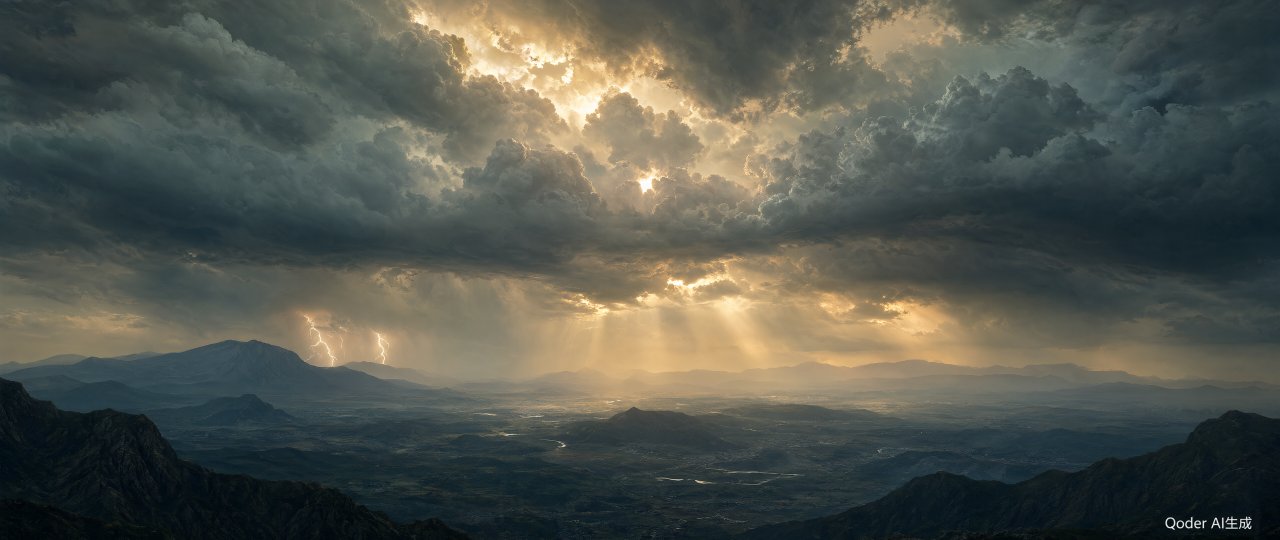
#> input picture vibe_images/archive/backgrounds/bg-sky_1792657606261_b80318bd.png, 2560 x 1080 px (shown at 1/2 size)
$ python build-backgrounds.py
#> lines starting #> are read from the running program, lines starting #| are printed output that depends on the picture
### scripts/bgkit.py
"""Turn a generated 21:9 panorama into a seamless 16:9 parallax layer.

Shared by build-backgrounds.py (the default industrial backdrop) and
build-scenes.py (the per-stage variants), so the keying and tiling rules stay
identical across every layer the game loads.

Layers are painted on a light backdrop, so alpha comes from a luma key: pixels
near the backdrop brightness go transparent, dark structure stays opaque, and
saturated pixels are rescued so warm lamps survive. The sky layer is opaque.

Tiling: the right edge fades into a mirrored copy of the left edge, ending with
both boundary columns on the same pixel, so the tile repeats without a hard
seam. The fade band is the only ghosted area.
"""

from PIL import Image, ImageChops

W, H = 1920, 1080


def clamp(v, lo=0, hi=255):
    return max(lo, min(hi, int(round(v))))


def fit(im: Image.Image, offset=None, size=(W, H)) -> Image.Image:
    """Crop the 21:9 source to 16:9; a custom offset also drops the corner mark."""
#> called with offset = 320, size = (1920, 1080)
    w, h = size
#> w = 1920; h = 1080
    im = im.convert('RGB')
    im = im.resize((round(im.width * h / im.height), h), Image.LANCZOS)
    left = (im.width - w) // 2 if offset is None else min(max(0, offset), im.width - w)
#> left = 320
    return im.crop((left, 0, left + w, h))
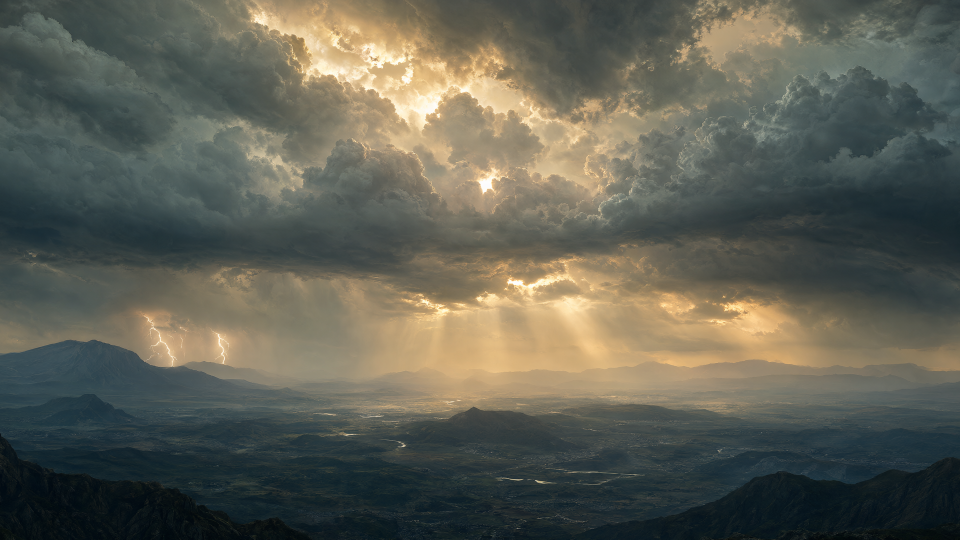
#> returned value: PIL image 1920x1080 RGB (shown at 1/2 size); mean R, G, B 95.3, 96, 84.8


def key_white(im: Image.Image, clear: int, solid: int) -> Image.Image:
    """Alpha from how far a pixel sits below the painted backdrop near-white."""
    r, g, b = im.split()
    minc = ImageChops.darker(ImageChops.darker(r, g), b)
    maxc = ImageChops.lighter(ImageChops.lighter(r, g), b)
    spread = ImageChops.subtract(maxc, minc)

    span = max(1, clear - solid)
    luma = minc.point(lambda v: 0 if v >= clear else (255 if v <= solid else clamp((clear - v) * 255 / span)))
    colour = spread.point(lambda v: 0 if v <= 30 else (255 if v >= 72 else clamp((v - 30) * 255 / 42)))
    alpha = ImageChops.lighter(luma, colour).point(lambda v: 0 if v < 14 else v)

    out = im.copy()
    out.putalpha(alpha)
    return out


# [13 lines left out: function auto_key, not called in this run]


def wrap(im: Image.Image, band: int, size=(W, H)) -> Image.Image:
    """Make the layer tile horizontally."""
#> called with band = 120, size = (1920, 1080)
    w, h = size
    im = im.convert('RGBA')
#> im: PIL image 1920x1080 RGBA
    left = im.crop((0, 0, band, h)).transpose(Image.FLIP_LEFT_RIGHT)
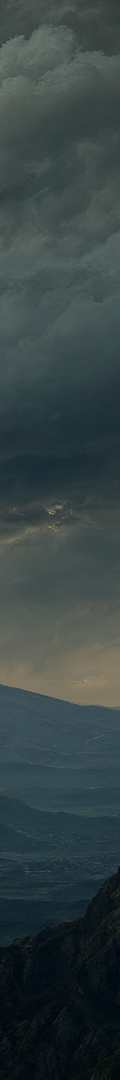
#> left: PIL image 120x1080 RGBA; mean R, G, B, A 54, 67.1, 68, 255
    right = im.crop((w - band, 0, w, h))
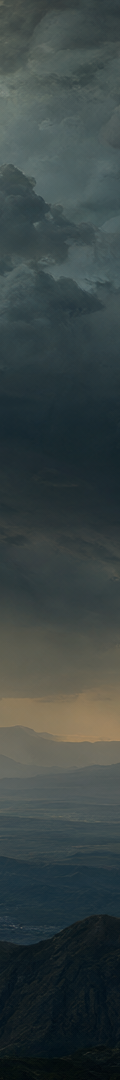
#> right: PIL image 120x1080 RGBA; mean R, G, B, A 57.3, 68, 67.8, 255

    ramp = []
    for i in range(band):
        t = i / (band - 1)
        ramp.append(clamp(255 * t * t * (3 - 2 * t)))
    mask = Image.new('L', (band, 1))
    mask.putdata(ramp)
    mask = mask.resize((band, h), Image.NEAREST)
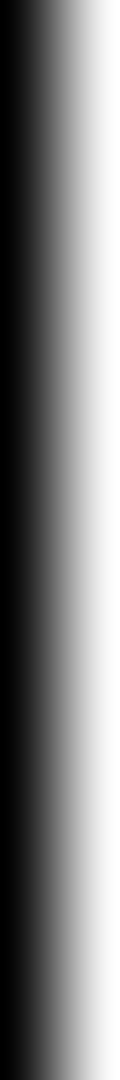
#> mask: PIL image 120x1080 L; min 0, max 255, mean 127.5

    out = im.copy()
    out.paste(Image.composite(left, right, mask), (w - band, 0))
    out.paste(out.crop((0, 0, 1, h)), (w - 1, 0))
    return out


# [9 lines left out: function wrap_vertical, not called in this run]


def seam_delta(im: Image.Image) -> float:
    """Mean per-channel difference across the tile wrap; lower is seamless."""
    w, h = im.size
#> w = 1920; h = 1080
    diff = ImageChops.difference(im.crop((0, 0, 1, h)), im.crop((w - 1, 0, w, h)))
    return sum(diff.tobytes()) / (h * 4)


def edge_delta(im: Image.Image) -> float:
    """Mean per-channel delta of neighbouring columns, as a seam reference."""
    w, h = im.size
#> w = 1920; h = 1080
    diff = ImageChops.difference(im.crop((0, 0, w - 1, h)), im.crop((1, 0, w, h)))
    return sum(diff.tobytes()) / ((w - 1) * h * 4)


def save_webp(im: Image.Image, path, quality=90):
    path.parent.mkdir(parents=True, exist_ok=True)
    im.save(path, 'WEBP', quality=quality, method=6)

### scripts/build-backgrounds.py
#!/usr/bin/env python3
"""Build the four 1920x1080 seamless parallax layers of the default backdrop.

Keying and tiling live in bgkit.py so the per-stage scenes match these layers
exactly. Run it after replacing a raw panorama under vibe_images/archive/
backgrounds/; it rewrites assets/backgrounds-v2/ and drops QA sheets next to
the raws.
"""
from pathlib import Path
from PIL import Image, ImageChops, ImageDraw

from bgkit import H, W, edge_delta, fit, key_white, save_webp, seam_delta, wrap

ROOT = Path(__file__).resolve().parent.parent
SRC = ROOT / 'vibe_images' / 'archive' / 'backgrounds'
OUT = ROOT / 'docs' / 'game' / 'requirements' / 'assets' / 'backgrounds-v2'
QA = ROOT / 'vibe_images' / 'archive' / '_qa'

SOURCES = {
    'sky': ('bg-sky_1792657606261_b80318bd.png', None, 120, 320),
    'far': ('bg-far_1792657635613_202f7fbf.png', (234, 160), 240, 320),
    'mid': ('bg-mid_1792657674936_73bf59e3.png', (242, 178), 80, 320),
    'near': ('bg-near_1792657709401_f40782eb.png', (238, 172), 80, 320),
}
PAPER = (244, 241, 234)
GAME_ALPHA = [0.72, 0.58, 0.44, 0.30]


def checker(size, cell=48):
    im = Image.new('RGB', size, (200, 200, 200))
    d = ImageDraw.Draw(im)
    for y in range(0, size[1], cell):
        for x in range(0, size[0], cell):
            if (x // cell + y // cell) % 2:
                d.rectangle((x, y, x + cell - 1, y + cell - 1), fill=(230, 230, 230))
    return im


def main():
    OUT.mkdir(parents=True, exist_ok=True)
    QA.mkdir(parents=True, exist_ok=True)

    layers = {}
    for name, (filename, key, band, offset) in SOURCES.items():
        im = fit(Image.open(SRC / filename), offset)
        if key is not None:
            im = key_white(im, *key)
        im = wrap(im, band)
        layers[name] = im
        save_webp(im, OUT / f'{name}.webp')
        print(f'{name}: {im.size} seam={seam_delta(im):.2f} adjacent={edge_delta(im):.2f}')
#| sky: (1920, 1080) seam=0.00 adjacent=1.61
#> pass 2 of the loop in main, `for name, (filename, key, band, offset) in SOURCES.items():`:
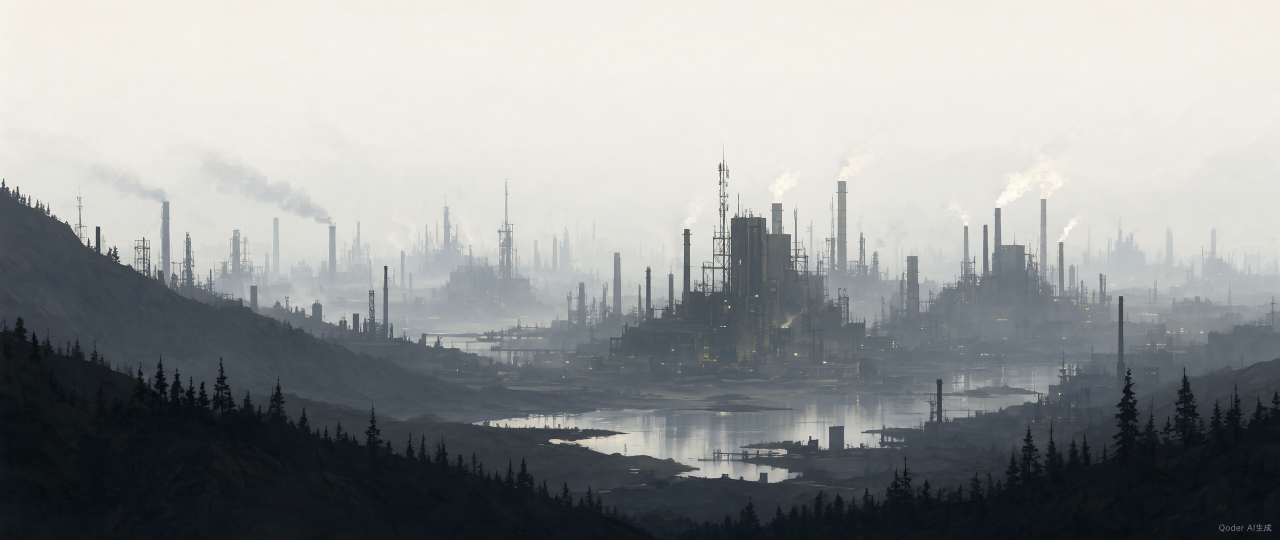
#> input picture vibe_images/archive/backgrounds/bg-far_1792657635613_202f7fbf.png, 2560 x 1080 px (shown at 1/2 size)
#> right: PIL image 240x1080 RGBA
#> mask: PIL image 240x1080 L
#> in wrap (call 2), `out.paste(Image.composite(left, right, mask), (w - band, 0))`:
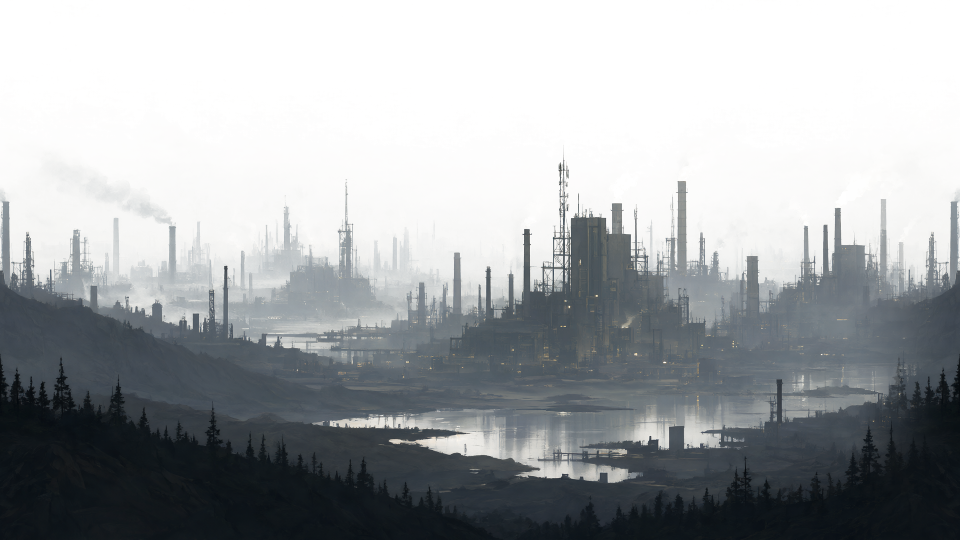
#> out: PIL image 1920x1080 RGBA (shown at 1/2 size); mean R, G, B, A 153.4, 155.9, 155.5, 141.8; transparent parts drawn white
#> in edge_delta (call 2), `diff = ImageChops.difference(im.crop((0, 0, w - 1, h)), im.crop((1, 0,..`:
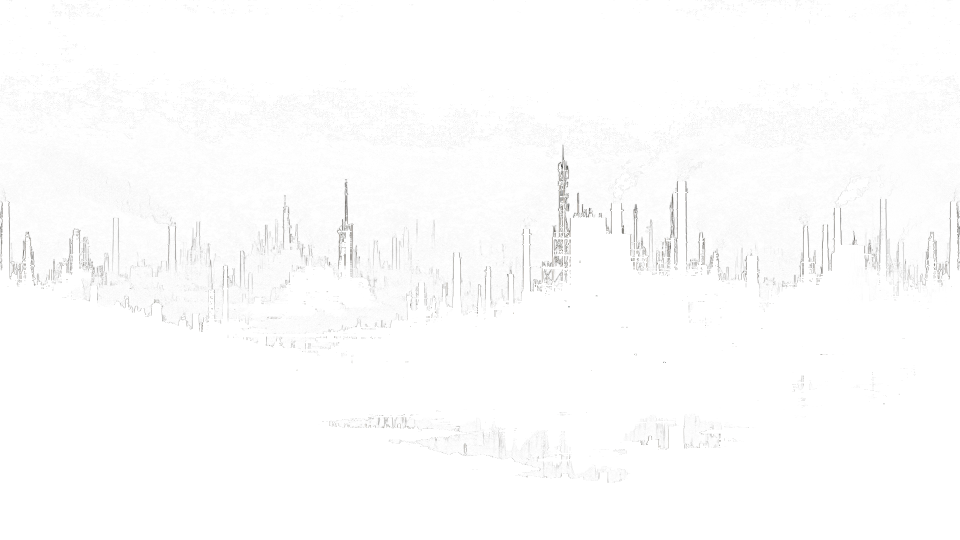
#> diff: PIL image 1919x1080 RGBA (shown at 1/2 size); mean R, G, B, A 2.2, 2.2, 1.8, 2.5; transparent parts drawn white
#| far: (1920, 1080) seam=0.00 adjacent=2.18
#> pass 3 of the loop in main, `for name, (filename, key, band, offset) in SOURCES.items():`:
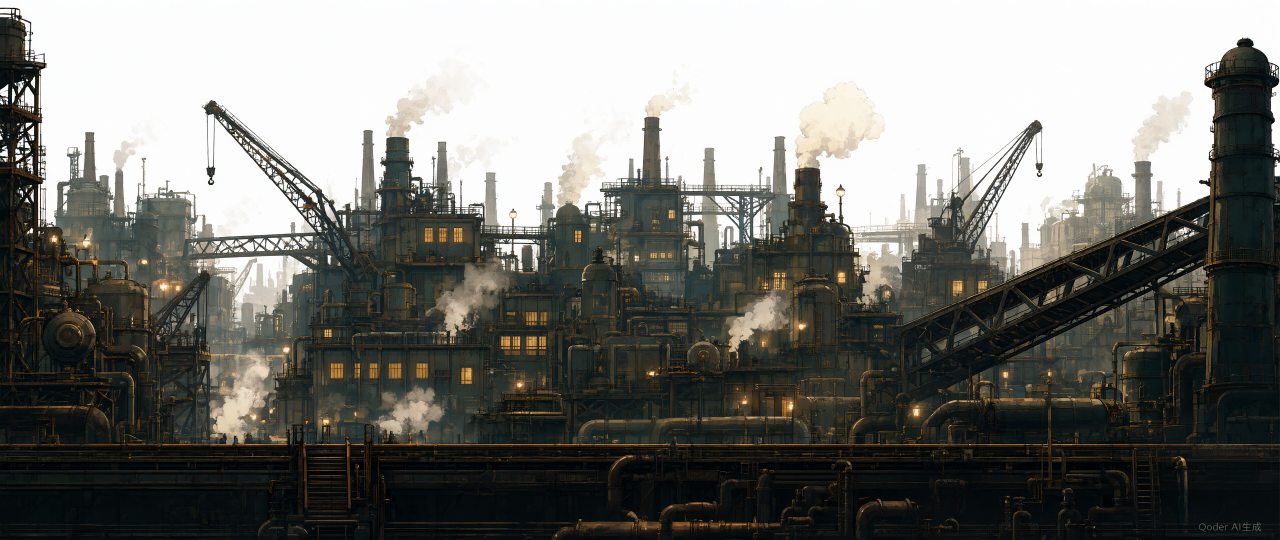
#> input picture vibe_images/archive/backgrounds/bg-mid_1792657674936_73bf59e3.png, 2560 x 1080 px (shown at 1/2 size)
#> right: PIL image 80x1080 RGBA
#> in wrap (call 3), `mask = mask.resize((band, h), Image.NEAREST)`:
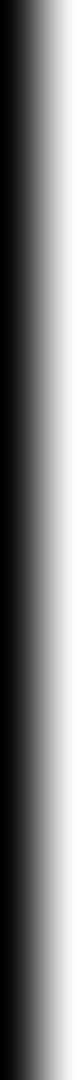
#> mask: PIL image 80x1080 L; min 0, max 255, mean 127.5
#> in edge_delta (call 3), `diff = ImageChops.difference(im.crop((0, 0, w - 1, h)), im.crop((1, 0,..`:
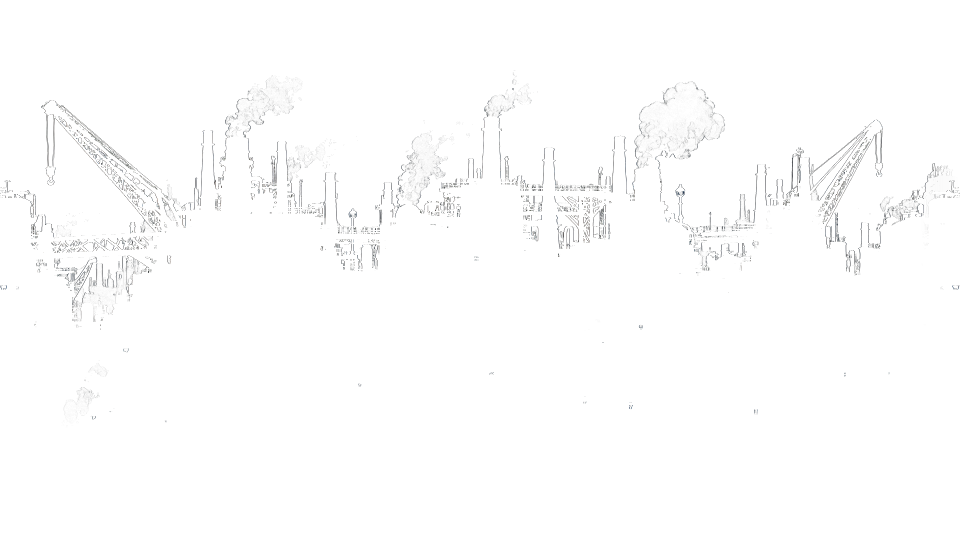
#> diff: PIL image 1919x1080 RGBA (shown at 1/2 size); mean R, G, B, A 5.9, 4.7, 3.4, 2.6; transparent parts drawn white
#| mid: (1920, 1080) seam=0.00 adjacent=4.16
#> the loop made 4 passes; the first 3 are shown

    full = Image.new('RGBA', (W, H), PAPER + (255,))
    game = full.copy()
    for index, name in enumerate(layers):
        full.alpha_composite(layers[name])
        faded = layers[name].copy()
        faded.putalpha(faded.getchannel('A').point(lambda v: int(v * GAME_ALPHA[index])))
        game.alpha_composite(faded)
    full.convert('RGB').save(QA / 'bg-v2-composite.png')
    game.convert('RGB').save(QA / 'bg-v2-game-mix.png')

    for name, im in layers.items():
        pair = Image.new('RGBA', (W * 2, H))
        pair.paste(im, (0, 0))
        pair.paste(im, (W, 0))
        pair.resize((W, H // 2), Image.LANCZOS).convert('RGB').save(QA / f'bg-v2-tile-{name}.png')
        bg = checker((480, H)) if name != 'sky' else Image.new('RGB', (480, H), (20, 24, 28))
        zoom = pair.crop((W - 240, 0, W + 240, H))
        bg.paste(zoom, (0, 0), zoom)
        bg.save(QA / f'bg-v2-seam-{name}.png')

        band_bg = checker((480, H)) if name != 'sky' else Image.new('RGB', (480, H), (20, 24, 28))
        band = im.crop((W - 240, 180, W, 720)).resize((480, H), Image.LANCZOS)
        band_bg.paste(band, (0, 0), band)
        band_bg.save(QA / f'bg-v2-blend-{name}.png')

    sheet = checker((W // 3 * 2, H // 3 * 2), 40)
    for i, (name, im) in enumerate(layers.items()):
        t = im.resize((W // 3, H // 3), Image.LANCZOS)
        sheet.paste(t, ((i % 2) * W // 3, (i // 2) * H // 3), t)
    sheet.save(QA / 'bg-v2-layers.png')


if __name__ == '__main__':
#> (the run stopped early here; a loop or call above may not have finished)
